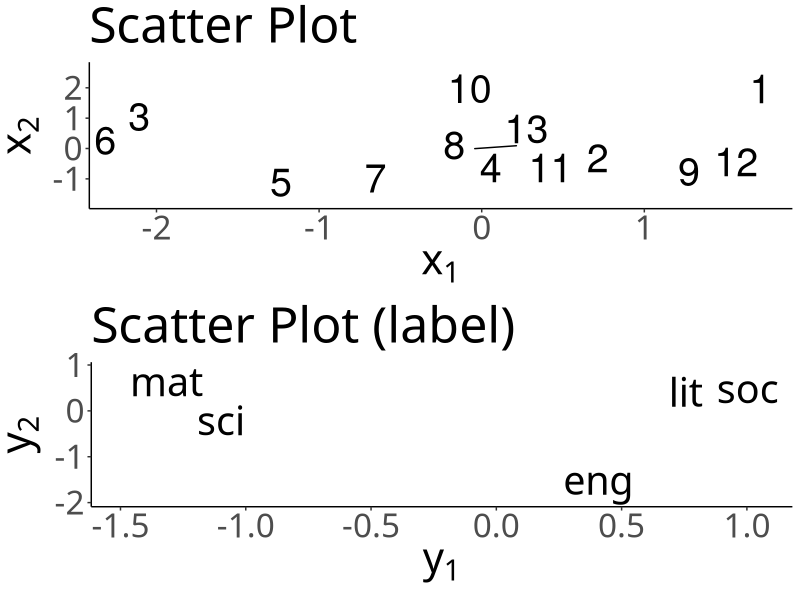

Here is the R script that generated this plot:
## ---- chunk 1
library(dplyr)
library(ggplot2)
library(MASS)
library(ggrepel)
library(gridExtra)
## ---- chunk 2
set.seed(1)
eng <- rnorm(15, 50, 10) %>% round()
mat <- rnorm(15, 50, 10) %>% round()
lit <- rnorm(15, eng, 5) %>% round()
sci <- rnorm(15, mat, 5) %>% round()
soc <- rnorm(15, lit, 3) %>% round()
data <- data.frame(eng, mat, lit, sci, soc) %>%
mutate(eng=ifelse(eng>50, 1, 0)) %>%
mutate(mat=ifelse(mat>50, 1, 0)) %>%
mutate(lit=ifelse(lit>50, 1, 0)) %>%
mutate(sci=ifelse(sci>50, 1, 0)) %>%
mutate(soc=ifelse(soc>50, 1, 0))
data %>% head()
## ---- chunk 3
data <- data[data %>% apply(1,sum) != 0,]
rownames(data) <- 1:nrow(data)
data %>% head()
## ---- chunk 4
model <- corresp(as.matrix(data), nf=2)
model
## ---- chunk 5
p1 <- ggplot() +
  geom_text_repel(aes(model$rscore[,1],
                      model$rscore[,2],
                      label=1:nrow(data)), size=10) + 
  theme_classic(base_family = "HiraKakuPro-W3")+
  theme(text=element_text(size=30)) +
  labs(title="Scatter Plot", x=expression(x[1]), y=expression(x[2]))

p2 <- ggplot() +
  geom_text_repel(aes(model$cscore[,1],
                      model$cscore[,2],
                      label=colnames(data)), size=10, family="HiraKakuPro-W3") + 
  theme_classic(base_family = "HiraKakuPro-W3")+
  theme(text=element_text(size=30)) +
  labs(title="Scatter Plot (label)", x=expression(y[1]), y=expression(y[2]))

grid.arrange(p1, p2)
